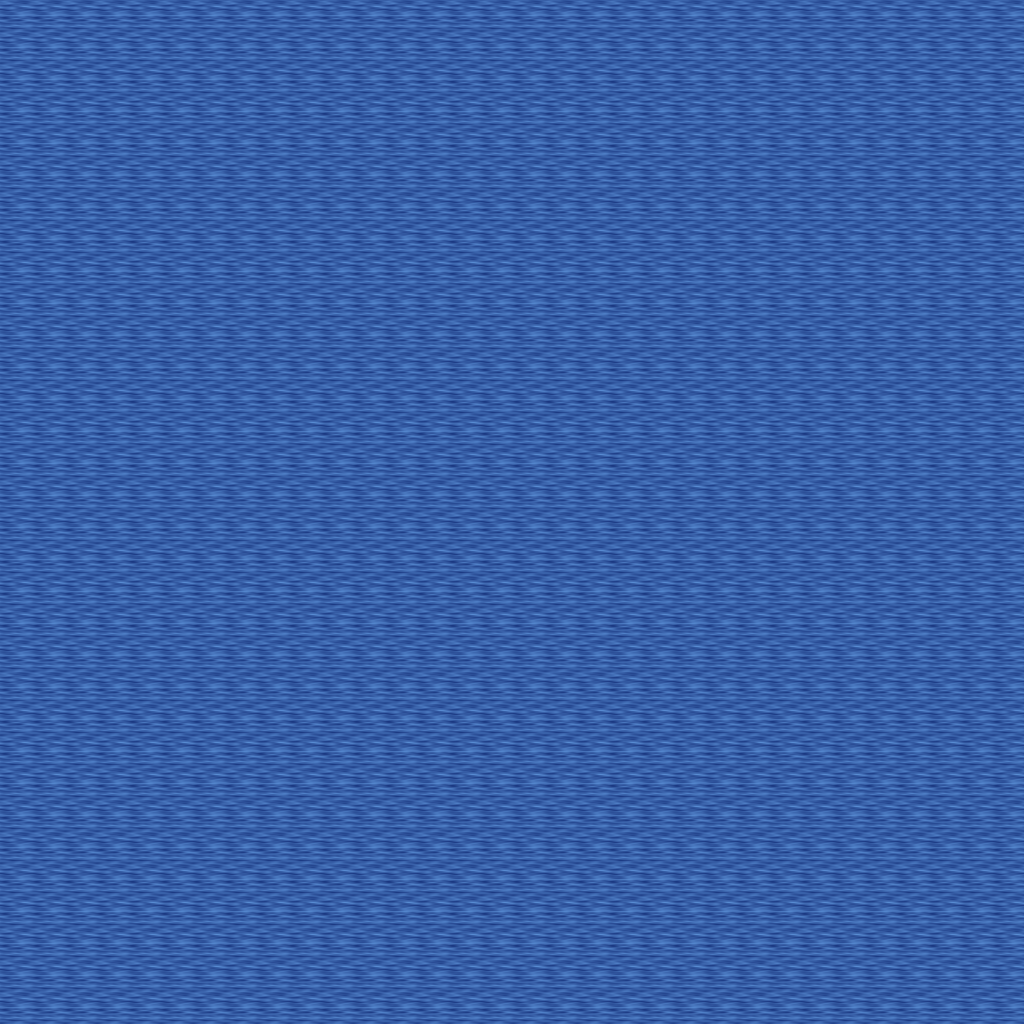

A level layout from a 2D game, rendered from its tile map. Below: a short description, then the map file with tile-grid data replaced by summaries:
An orthogonal 32x32 tile map with 32x32 px tiles, 5 tile layers (Ground, Objects, Objects2, Above, ...), 1 hidden layer not drawn, 14 tilesets.

<map version="1.10" tiledversion="1.11.0" orientation="orthogonal" renderorder="right-down" width="32" height="32" tilewidth="32" tileheight="32" infinite="0" nextlayerid="11" nextobjectid="1">
 <tileset firstgid="1" name="ground_ground" tilewidth="32" tileheight="32" tilecount="33" columns="3">
  <image source="../drawable/ground_ground.png" width="96" height="352" />
 </tileset>
 <tileset firstgid="34" name="plant_flower_daisy_red" tilewidth="32" tileheight="32" tilecount="8" columns="2">
  <image source="../drawable/plant_flower_daisy_red.png" width="64" height="128" />
 </tileset>
 <tileset firstgid="42" name="ground_grass_edges" tilewidth="32" tileheight="32" tilecount="36" columns="12">
  <image source="../drawable/ground_grass_edges.png" width="384" height="96" />
 </tileset>
 <tileset firstgid="78" name="ground_grass_corners" tilewidth="32" tileheight="32" tilecount="24" columns="6">
  <image source="../drawable/ground_grass_corners.png" width="192" height="128" />
 </tileset>
 <tileset firstgid="102" name="ground_water_pool" tilewidth="32" tileheight="32" tilecount="72" columns="3">
  <image source="../drawable/ground_water_pool.png" width="96" height="768" />
 </tileset>
 <tileset firstgid="174" name="plant_flower_daisy_white" tilewidth="32" tileheight="32" tilecount="8" columns="2">
  <image source="../drawable/plant_flower_daisy_white.png" width="64" height="128" />
 </tileset>
 <tileset firstgid="182" name="plant_grasses" tilewidth="32" tileheight="32" tilecount="6" columns="3">
  <image source="../drawable/plant_grasses.png" width="96" height="64" />
 </tileset>
 <tileset firstgid="188" name="item_statue_bird" tilewidth="32" tileheight="32" tilecount="8" columns="2">
  <image source="../drawable/item_statue_bird.png" width="64" height="128" />
 </tileset>
 <tileset firstgid="196" name="plant_tree_tree_darkgreen" tilewidth="32" tileheight="32" tilecount="88" columns="8">
  <image source="../drawable/plant_tree_tree_darkgreen.png" width="256" height="352" />
 </tileset>
 <tileset firstgid="284" name="logic_collision" tilewidth="32" tileheight="32" tilecount="1" columns="1">
  <image source="../drawable/logic_collision.png" width="32" height="32" />
 </tileset>
 <tileset firstgid="285" name="ground_water_pool_deep" tilewidth="32" tileheight="32" tilecount="72" columns="3">
  <image source="../drawable/ground_water_pool_deep.png" width="96" height="768" />
 </tileset>
 <tileset firstgid="357" name="logic_item_fruits" tilewidth="32" tileheight="32" tilecount="16" columns="8">
  <image source="../drawable/logic_item_fruits.png" width="256" height="64" />
 </tileset>
 <tileset firstgid="373" name="plant_tree_umbrella_thorn" tilewidth="32" tileheight="32" tilecount="18" columns="6">
  <image source="../drawable/plant_tree_umbrella_thorn.png" width="192" height="96" />
 </tileset>
 <tileset firstgid="391" name="light_light_5x5" tilewidth="32" tileheight="32" tilecount="25" columns="5">
  <image source="../drawable/light_light_5x5.png" width="160" height="160" />
 </tileset>
 <layer id="1" name="Ground" width="32" height="32">
  <data>[1024 cells, 1024 non-empty, 1 distinct tile ids]</data>
 </layer>
 <layer id="2" name="Objects" width="32" height="32">
  <data>[1024 cells, 0 non-empty, 0 distinct tile ids]</data>
 </layer>
 <layer id="3" name="Objects2" width="32" height="32">
  <data>[1024 cells, 0 non-empty, 0 distinct tile ids]</data>
 </layer>
 <layer id="4" name="Above" width="32" height="32">
  <data>[1024 cells, 0 non-empty, 0 distinct tile ids]</data>
 </layer>
 <layer id="5" name="Above2" width="32" height="32">
  <data>[1024 cells, 0 non-empty, 0 distinct tile ids]</data>
 </layer>
 <layer id="6" name="Walkable" width="32" height="32" visible="0">
  <data>[1024 cells, 1024 non-empty, 1 distinct tile ids]</data>
 </layer>
 <objectgroup id="7" name="Mapevents" />
 <objectgroup id="8" name="Spawn" />
 <objectgroup id="9" name="Keys" />
 <objectgroup id="10" name="Replace" />
</map>
